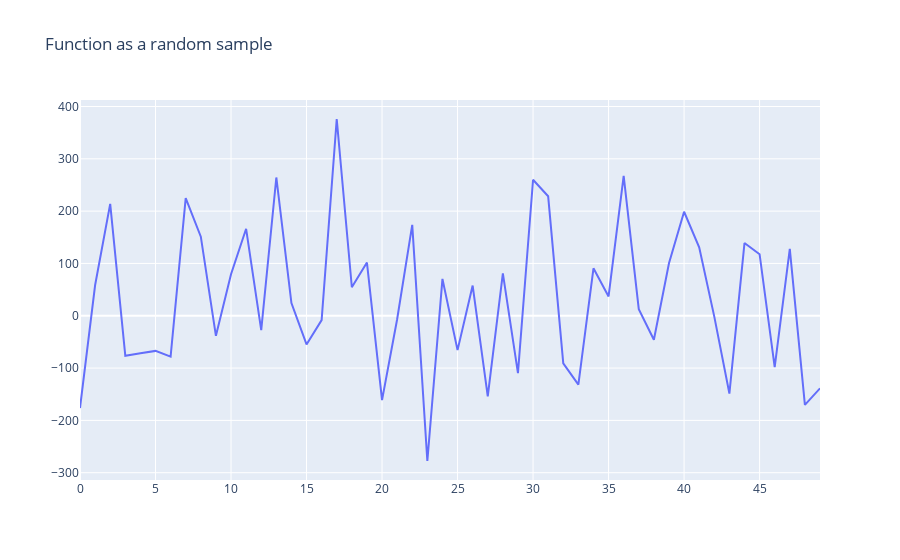

Notebook code for this chart:
### Markdown cell above
## Random functions

### Code cell
plot_random_func()

### Figure 1 — Plotly figure (JSON) as saved in the notebook; plotly's stock layout.template omitted (floating-point values rounded to 4 significant figures)
{"data": [{"type": "scatter", "x": [0, 1, 2, 3, 4, 5, 6, 7, 8, 9, 10, 11, 12, 13, 14, 15, 16, 17, 18, 19, 20, 21, 22, 23, 24, 25, 26, 27, 28, 29, 30, 31, 32, 33, 34, 35, 36, 37, 38, 39, 40, 41, 42, 43, 44, 45, 46, 47, 48, 49], "y": [-176.4, 58.3, 213.9, -76.43, -71.45, -67.15, -78.02, 224.8, 151.1, -38.39, 79.43, 166.2, -27.43, 264.3, 24.23, -54.79, -8.257, 376.1, 54.56, 101.7, -161.3, -6.717, 173.9, -277.6, 70.43, -65.71, 57.69, -154.3, 81.14, -109.7, 259.9, 228.4, -90.91, -131.6, 90.74, 36.94, 267.5, 12.49, -45.84, 100.3, 198.8, 130.9, -1.663, -148.7, 139.0, 117.7, -98.4, 127.8, -170.4, -138.7]}], "layout": {"title": {"text": "Function as a random sample"}}}
